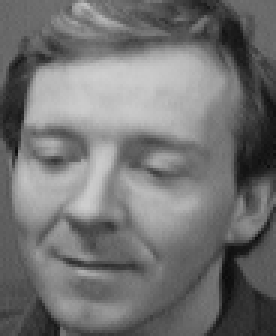
#> input picture 4.pgm, 92 x 112 px (shown 3 times larger)
$ python 11.py
#> lines starting #> are read from the running program, lines starting #| are printed output that depends on the picture

import cv2

img = cv2.resize(cv2.imread('4.pgm', 0), (0, 0), fx=1.0, fy=1.0)
#> img is the input picture: shape (112, 92); min 11, max 206, mean 114.7
template = cv2.resize(cv2.imread('sh2.jpg', 0), (0, 0), fx=1.0, fy=1.0)
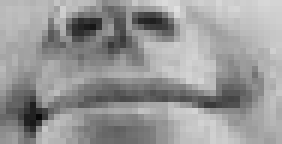
#> input picture sh2.jpg, 47 x 24 px (shown 6 times larger)
#> template is the input picture: shape (24, 47); min 9, max 224, mean 151.1
h, w = template.shape
#> h = 24; w = 47

methods = [cv2.TM_CCOEFF]

for method in methods:
    img2 = img.copy()

    result = cv2.matchTemplate(img2, template, method)
    min_val, max_val, min_loc, max_loc = cv2.minMaxLoc(result)
    if method in [cv2.TM_SQDIFF, cv2.TM_SQDIFF_NORMED]:
        location = min_loc
    else:
        location = max_loc

    print(img.shape)
    print(template.shape)
    (533, 533, 3)
    (100, 100, 3)

    bottom_right = (location[0] + w, location[1] + h)
    cv2.rectangle(img2, location, bottom_right, 255, 5)
    cv2.imshow('Match', img2)
    cv2.waitKey(0)
    cv2.destroyAllWindows()
#> this loop made 1 pass
#> (min_val, max_val, min_loc, location, bottom_right) on pass 1: (-1067168.9, 536532.7, (39, 13), (18, 68), (65, 92))
#> pass 1, `result = cv2.matchTemplate(img2, template, method)`:
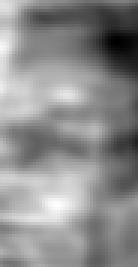
#> result: shape (89, 46) float32 (shown 3 times larger); min -1067168.9, max 536532.7, mean -180664.2; drawn with min black and max white
#> pass 1, `cv2.imshow('Match', img2)`:
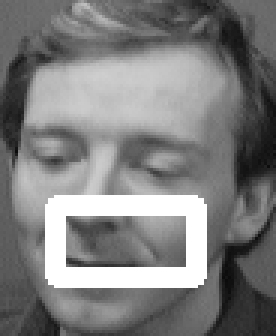
#> window 'Match': shape (112, 92) (shown 3 times larger); min 11, max 255, mean 126.3
